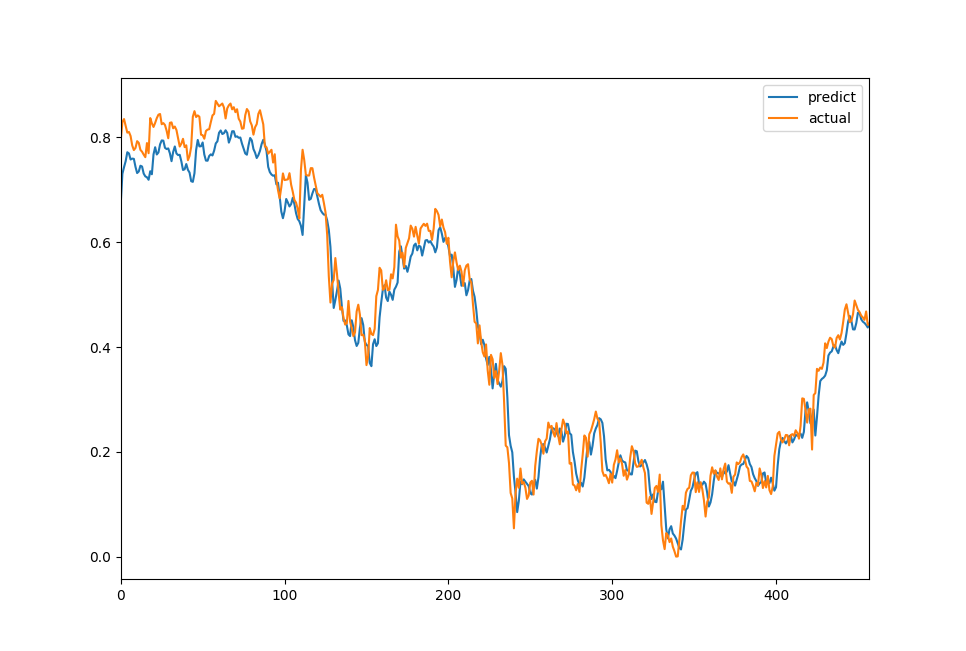

Write the Python code that produced this figure.
import matplotlib.pyplot as plt
import numpy as np
import pandas as pd

from loaddata import loadModel, getSaveModelPath, loadCsvData

if __name__ == '__main__':
    # 学習データの読み込み
    model = loadModel()
    model.load_weights(getSaveModelPath())

    X, Y = loadCsvData('data/6501-2016-2015.csv')

    # テスト結果表示
    predicted = model.predict(X)
    result = pd.DataFrame(predicted)
    result.columns = ['predict']
    result['actual'] = np.asarray(Y)
    result.plot()
    plt.show()
